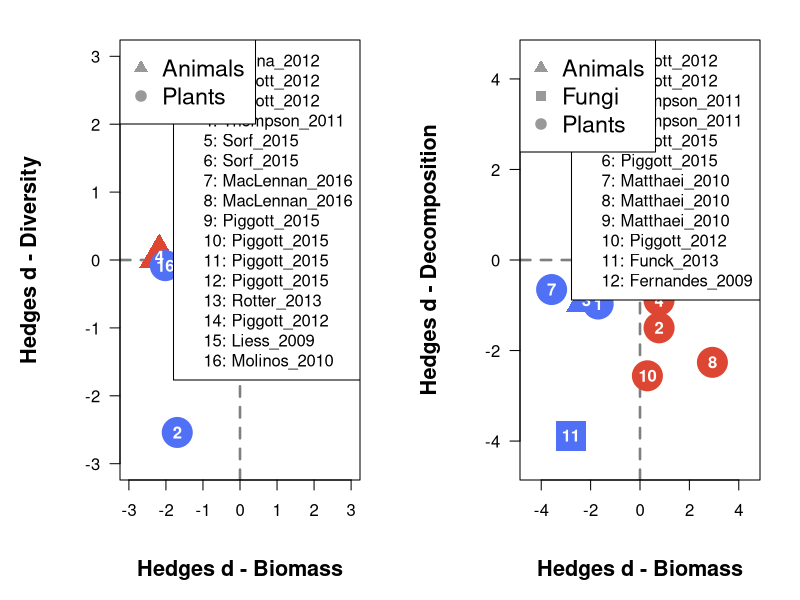
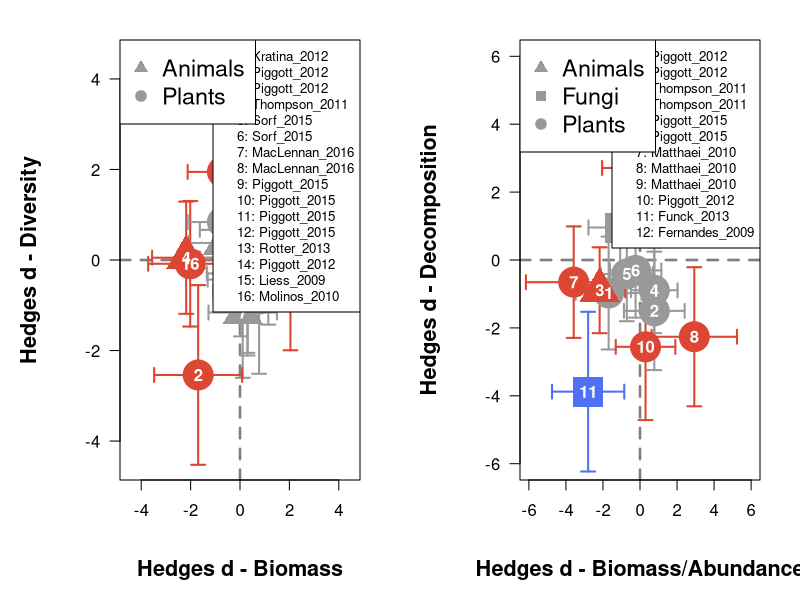

Recreate these plots in R, in order.
## ---- chunk 1
# R version 4.1.3 (June 2022)

rm(list = ls())               # clear the environment 

# Packages
library(tidyverse)            # Organising and manipulating data

# Colours 
j_blue <- rgb(80/255, 112/255, 245/255)
j_red <- rgb(220/255, 70/255, 50/255)
j_yellow <- rgb(225/255, 180/255, 60/255)
j_grey <- rgb(0.6, 0.6, 0.6)
## ---- chunk 2
jackson_2021 <- read.csv("data/jackson_2021_full.csv", 
                     header = TRUE)

jackson_2016 <- read.csv("data/jackson_2016_notemp.csv", 
                     header = TRUE)

length(unique(jackson_2016$Study))
length(unique(jackson_2021$Study))
## ---- chunk 3
# Select the relevant columns and filter to get community level responses 

###### Jackson et al 2021 #######
jackson_2021 <- jackson_2021 %>%
   select(c(Study, ID, Year, FirstAuthor,
            StressorOne, StressorTwo, OrganisationLevel,
            ResponseVariable, Responsefurther, ResponseDefined,
            HedgesdAdditive, VdAdditive)) %>%
   filter(OrganisationLevel == "Community")

###### Jackson et al 2016 #######
# also need to create a unique observation ID column 
jackson_2016 <- jackson_2016 %>%
  mutate(ID = seq.int(nrow(jackson_2016))) %>%
  select(-c(Code, Journal, Location, Organism, Experiment, stressor_pair)) %>%
  filter(Response == "Community")

## ---- chunk 4
# Calculate the confidence interval for hedges g based on standard deviation
# Create variable to classify stressor interactions based on hedges d only
# Create variable to classify stressor interactions based on hedges d + 95% CI

# 95CI: 1.96
# 90CI: 1.645
# 80CI: 1.282

######################## Jackson et al 2021 ###########################
jackson_2021 <- jackson_2021 %>%
  mutate(CI = (1.96*(sqrt(VdAdditive)))) %>%
  mutate(int = ifelse(HedgesdAdditive < 0, 
                      "ant", ifelse(HedgesdAdditive > 0,
                                    "syn", "within"))) %>%
  mutate(INT = ifelse(HedgesdAdditive + CI < 0, 
                      "ANT", ifelse(HedgesdAdditive - CI > 0,
                                    "SYN", "WITHIN"))) %>%
  mutate(study_code = paste(FirstAuthor, Year, sep = "_"))


######################## Jackson et al 2016######################## 
jackson_2016 <- jackson_2016 %>%
  
  ### Add columns to data to calculate hedges d effect sizes
  # standard deviation of null expectation
  mutate(Sd_p = sqrt((((S1_n-1)*(S1_sd)^2)+((S2_n)-1)*(S2_sd)^2)/
                       (S1_n+S2_n-2))) %>%
  # n_p of null expectation
  mutate(n_p = pmin(S1_n,S2_n)) %>%
  # j - weighting factor based on replicates
  mutate(j = (1-(3/(4*(S1_S2_n+(n_p)-2)-1)))) %>%
  # s - pooled standard deviation of predicted and combined responses
  mutate(s = sqrt((((S1_S2_n-1)*(S1_S2_sd)^2) +((n_p)-1)*(Sd_p)^2 )/
                    (S1_S2_n+(n_p)-2))) %>%
  
  ### Calculate hedges d 
  mutate(HedgesdAdditive = ((S1_S2_mean-Additive)/s)*j) %>%
  #Invert the hedges d if null model is negative
  mutate(HedgesdAdditive = ifelse(Additive < 0, -HedgesdAdditive, 
                                  HedgesdAdditive)) %>%
  
  ### Calculate variance around hedges
  mutate(VdAdditive = ((S1_S2_n+(n_p))/(S1_S2_n*(n_p))) + 
           (((HedgesdAdditive)^2)/(2*(S1_S2_n+(n_p))))) %>%
  
  ### Calculate CI, set interaction types, create study code and clean up
  mutate(CI = (1.96*(sqrt(VdAdditive)))) %>%
  mutate(int = ifelse(HedgesdAdditive < 0, 
                      "ant", ifelse(HedgesdAdditive > 0,
                                    "syn", "within"))) %>%
  mutate(INT = ifelse(HedgesdAdditive + CI < 0, 
                      "ANT", ifelse(HedgesdAdditive - CI > 0,
                                    "SYN", "WITHIN"))) %>%
  mutate(study_code = paste(Author, Year, sep = "_")) %>%
  select(-c(S1_mean, S1_sd, S1_n, S2_mean, S2_sd, S2_n, S1_S2_mean, S1_S2_sd,
            S1_S2_n, C_mean, C_sd, C_n, Sd_p, n_p, j, s, Additive, Dominance,
            Predicted.additive.effect.based.on.Thompson.paper...only.relevent.for.population.level.responses,
            Predicted_additive_effect._multiplicative_risk)) %>%
  rename(OrganisationLevel = Response) %>%
  rename(ResponseVariable = Response.1) %>%
  rename(ResponseDefined = Variable) %>%
  rename(FirstAuthor = Author) %>%
  rename(StressorOne = S1) %>%
  rename(StressorTwo = S2) 

# Correct the spelling of decomposition in the 2016 database
jackson_2016$ResponseVariable <- gsub("Decompostion", "Decomposition",
                                      jackson_2016$ResponseVariable)


length(unique(jackson_2016$Study))
length(unique(jackson_2021$Study))

## ---- chunk 5

knitr::kable(table(jackson_2021$Responsefurther), 
             caption = "Jackson et al 2021 (n=158)")
knitr::kable(table(jackson_2016$ResponseVariable), 
             caption = "Jackson et al 2016 (n=102)")
## ---- chunk 6
###### Jackson et al 2021 #######
bio_div <- jackson_2021 %>%
  filter(Responsefurther %in% c("Biomass", "Diversity", "Abundance")) %>%
  mutate(Responsefurther = ifelse(Responsefurther == "Diversity",
                                  "Diversity", "Biomass"))
  
###### Jackson et al 2016 #######
bio_div2 <- jackson_2016 %>%
  filter(ResponseVariable %in% c("Animal biomass/abundance", 
                                  "Diversity Animal",
                                  "Diversity Plant", 
                                  "other biomass/abundance",
                                  "Plant biomass/abundance")) %>%
  mutate(Responsefurther = ifelse(ResponseVariable %in% c("Diversity Animal",
                                                          "Diversity Plant"),
                                  "Diversity", "Biomass"))
## ---- chunk 7
# A function taking pairs of observation IDs 
# The first observation will be X axis and the second will by Y axis
# data is the dataframe where you filter from 
# The output is a single row for that pair 

group.pair <- function(X, Y, data){
   pair <- data %>%
      filter(ID == X | ID == Y) %>%
      pivot_wider(names_from = Responsefurther,
                  values_from = c(Study, ID, Year, FirstAuthor, 
                                  StressorOne, StressorTwo, ResponseVariable,
                                  Responsefurther, ResponseDefined,
                                  HedgesdAdditive, VdAdditive, 
                                  CI, int, INT)) %>%
      mutate(ID_pair = interaction(X, Y))
   return(pair)
}
## ---- chunk 8
###### Jackson et al 2021 #######
## Biomass, Diversity 
Kratina <- group.pair(11, 13, bio_div)
Piggott2012a <- group.pair(32, 34, bio_div)
Piggott2012b <- group.pair(33, 35, bio_div)
Thompson <- group.pair(69, 70, bio_div)
Sorfa <- group.pair(134, 137, bio_div)
Sorfb <- group.pair(132, 136, bio_div)
MacLennana <- group.pair(183, 182, bio_div)
MacLennanab <- group.pair(184, 181, bio_div)
Piggott2015a <- group.pair(214, 218, bio_div)
Piggott2015b <- group.pair(215, 219, bio_div)
Piggott2015c <- group.pair(214, 222, bio_div)
Piggott2015d <- group.pair(215, 223, bio_div)

###### Jackson et al 2016 #######
## Biomass, Diversity 
Rotter <- group.pair(17, 16, bio_div2)
Piggott2012c <- group.pair(118, 113, bio_div2)
Liess <- group.pair(156, 155, bio_div2)
Molinosb <- group.pair(117, 112, bio_div2) 

## ---- chunk 9
# combine into a dataframe
hedges_biodiv <- bind_rows(list(
  Kratina, Piggott2012a, Piggott2012b, Thompson, Sorfa, Sorfb, MacLennana, 
  MacLennanab, Piggott2015a, Piggott2015b, Piggott2015c, Piggott2015d, Rotter, 
  Piggott2012c, Liess, Molinosb))
  
# create a label (from 1 to n) and rename variables
# create variable to identify quadrant the points are in and set color variable
# take CI into account for QUANDRANT and COLOUR variables
hedges_biodiv <- hedges_biodiv %>%
  mutate(label = seq.int(nrow(hedges_biodiv))) %>%
  rename(HedgesdAdditive_X = HedgesdAdditive_Biomass) %>%
  rename(HedgesdAdditive_Y = HedgesdAdditive_Diversity) %>%
  rename(CI_X = CI_Biomass) %>%
  rename(CI_Y = CI_Diversity) %>%
  rename(int_X = int_Biomass) %>%
  rename(int_Y = int_Diversity) %>%
  rename(INT_X = INT_Biomass) %>%
  rename(INT_Y = INT_Diversity) %>%
  mutate(quad = ifelse(int_X == "ant" & int_Y == "ant", "ANTS",
                           ifelse(int_X == "syn" & int_Y == "syn", "SYNS",
                                  ifelse(int_X == "within" & int_Y == "within",
                                         "ADDS", "MISMATCH")))) %>%
  mutate(colour = ifelse(quad == "ADDS", j_grey,
                         ifelse(quad == "ANTS", j_blue,
                                ifelse(quad == "SYNS", j_yellow, j_red)))) %>%
  mutate(QUAD = ifelse(INT_X == "ANT" & INT_Y == "ANT", "ANTS",
                           ifelse(INT_X == "SYN" & INT_Y == "SYN", "SYNS",
                                  ifelse(INT_X == "WITHIN" & INT_Y == "WITHIN",
                                         "ADDS", "MISMATCH")))) %>%
  mutate(COLOUR = ifelse(QUAD == "ADDS", j_grey,
                         ifelse(QUAD == "ANTS", j_blue,
                                ifelse(QUAD == "SYNS", j_yellow, j_red))))

# cleaning environment
rm(Kratina, Piggott2012a, Piggott2012b, Thompson, Sorfa, Sorfb, MacLennana, 
  MacLennanab, Piggott2015a,Piggott2015b, Piggott2015c, Piggott2015d, Rotter,
  Piggott2012c, Liess, Molinosb)

### Set plant, animal and "other" as factors to change point shape 
hedges_biodiv$ResponseVariable_Biomass <- 
  as.factor(hedges_biodiv$ResponseVariable_Biomass)

## ---- chunk 10
bio_dec <- jackson_2021 %>%
  filter(Responsefurther %in% c("Biomass", "Decomposition",
                                 "Abundance")) %>%
  mutate(Responsefurther = ifelse(ResponseVariable == "Decomposition",
                                  "Decomposition", "Biomass"))   
  
bio_dec2 <- jackson_2016 %>%
  filter(ResponseVariable %in% c("Animal biomass/abundance", 
                                 "other biomass/abundance",
                                 "Plant biomass/abundance",
                                 "Decomposition")) %>%
  mutate(Responsefurther = ifelse(ResponseVariable == "Decomposition",
                                  "Decomposition", "Biomass"))    

## ---- chunk 11
###### Jackson et al 2021 #######
Piggott2012c <- group.pair(32, 38, bio_dec)
Piggott2012d <- group.pair(33, 39, bio_dec)
Thompsonb <- group.pair(67, 68, bio_dec)
Piggott2015e <- group.pair(214, 158, bio_dec)
Piggott2015f <- group.pair(215, 159, bio_dec)
Thompsona <- group.pair(69, 68, bio_dec)  

###### Jackson et al 2016 #######
# not enough details for Jackson 2014 (invasion x invasions)
Matthaeia <- group.pair(85, 82, bio_dec2)
Matthaeib <- group.pair(114, 101, bio_dec2)
Matthaeic <- group.pair(115, 100, bio_dec2)
Piggott2012e <- group.pair(118, 102, bio_dec2) 
Funck <- group.pair(64, 61, bio_dec2)
Fernandes <- group.pair(65, 62, bio_dec2)
## ---- chunk 12
hedges_biodecomp <- bind_rows(list(
  Piggott2012c, Piggott2012d, Thompsona, Thompsonb, Piggott2015e, Piggott2015f,
  Matthaeia, Matthaeib, Matthaeic, Piggott2012e, Funck, Fernandes))

hedges_biodecomp <- hedges_biodecomp %>%
  mutate(label = seq.int(nrow(hedges_biodecomp))) %>%
  rename(HedgesdAdditive_X = HedgesdAdditive_Biomass) %>%
  rename(HedgesdAdditive_Y = HedgesdAdditive_Decomposition) %>%
  rename(CI_X = CI_Biomass) %>%
  rename(CI_Y = CI_Decomposition) %>%
  rename(int_X = int_Biomass) %>%
  rename(int_Y = int_Decomposition) %>%
  rename(INT_X = INT_Biomass) %>%
  rename(INT_Y = INT_Decomposition) %>%
  mutate(quad = ifelse(int_X == "ant" & int_Y == "ant", "ANTS",
                           ifelse(int_X == "syn" & int_Y == "syn", "SYNS",
                                  ifelse(int_X == "within" & int_Y == "within",
                                         "ADDS", "MISMATCH")))) %>%
  mutate(colour = ifelse(quad == "ADDS", j_grey,
                         ifelse(quad == "ANTS", j_blue,
                                ifelse(quad == "SYNS", j_yellow, j_red)))) %>%
  mutate(QUAD = ifelse(INT_X == "ANT" & INT_Y == "ANT", "ANTS",
                           ifelse(INT_X == "SYN" & INT_Y == "SYN", "SYNS",
                                  ifelse(INT_X == "WITHIN" & INT_Y == "WITHIN",
                                         "ADDS", "MISMATCH")))) %>%
  mutate(COLOUR = ifelse(QUAD == "ADDS", j_grey,
                         ifelse(QUAD == "ANTS", j_blue,
                                ifelse(QUAD == "SYNS", j_yellow, j_red))))

rm(Piggott2012c, Piggott2012d, Thompsona, Thompsonb, Piggott2015e, Piggott2015f,
   Matthaeia, Matthaeib, Matthaeic, Piggott2012e, Funck, Fernandes)

### Set plant, animal and "other" as factors to change point shape 
hedges_biodecomp$ResponseVariable_Biomass <- 
  as.factor(hedges_biodecomp$ResponseVariable_Biomass)


## ---- chunk 13


par(mfrow = c(1, 2))

##################### Biomass v Diversity  ##################### 

# set data
hedges = hedges_biodiv

### List of points for the next plot
#levels(hedges_biodiv$ResponseVariable_Biomass)
points <- c(17, 19)   # animals, plants

####### Set plot ######### 
par(mar=c(6, 6, 2, 2)) # bottom, left, top, right
plot(1, type="n", xlab="", ylab="", bty="o", las = 1,
     xlim=c(-3, 3), ylim=c(-3, 3))
abline(h = 0, lty = 2, col = rgb(0, 0, 0, 0.5), lwd = 2.5)
abline(v = 0, lty = 2, col = rgb(0, 0, 0, 0.5), lwd = 2.5)

####### Points ####### 
points(hedges$HedgesdAdditive_X, hedges$HedgesdAdditive_Y,
       pch = points[hedges_biodiv$ResponseVariable_Biomass], 
       cex = 4, bg = rgb(0.35, 0.5, 1, 1), 
       col = hedges$colour)

####### Labels ####### 
text(hedges$HedgesdAdditive_X, hedges$HedgesdAdditive_Y,
     labels = hedges$label, col = "white", font = 2, cex = 1)

###### Axes and Legend ###### 
mtext("Hedges d - Biomass", 1, line = 4, cex = 1.3, font = 2)
mtext("Hedges d - Diversity", 2, line = 4, cex = 1.3, font = 2)
legend("topright", legend = paste(hedges$label, hedges$study_code, 
                                  sep = ": "), cex = 1)

legend("topleft", legend=c("Animals", "Plants"), 
       pch = points, cex=1.4, col = rgb(0.6, 0.6, 0.6))  


##################### Biomass v Diversity  ##################### 

# set data
hedges = hedges_biodecomp

### List of points for the next plot
# levels(hedges_biodecomp$ResponseVariable_Biomass)
points <- c(17, 15, 19) # animal, other, plants

####### Set plot ######### 
par(mar=c(6, 6, 2, 2)) # bottom, left, top, right
plot(1, type="n", xlab="", ylab="", bty="o", las = 1,
     xlim=c(-4.5, 4.5), ylim=c(-4.5, 4.5))
abline(h = 0, lty = 2, col = rgb(0, 0, 0, 0.5), lwd = 2.5)
abline(v = 0, lty = 2, col = rgb(0, 0, 0, 0.5), lwd = 2.5)

####### Points ####### 
points(hedges$HedgesdAdditive_X, hedges$HedgesdAdditive_Y,
       pch = points[hedges$ResponseVariable_Biomass], 
       cex = 4, bg = rgb(0.35, 0.5, 1, 1), 
       col = hedges$colour)

####### Labels ####### 
text(hedges$HedgesdAdditive_X, hedges$HedgesdAdditive_Y,
     labels = hedges$label, col = "white", font = 2, cex = 1)

###### Axes and Legend ###### 
mtext("Hedges d - Biomass", 1, line = 4, cex = 1.3, font = 2)
mtext("Hedges d - Decomposition", 2, line = 4, cex = 1.3, font = 2)
legend("topright", legend = paste(hedges$label, hedges$study_code, 
                                  sep = ": "), cex = 1)

legend("topleft", legend=c("Animals", "Fungi", "Plants"), 
       pch = points, cex=1.4, col = rgb(0.6, 0.6, 0.6))  


rm(hedges)
## ---- chunk 14

par(mfrow = c(1, 2))

##################### Biomass v Diversity  ##################### 

# set data
hedges = hedges_biodiv

### List of points for the next plot
#levels(hedges_biodiv$ResponseVariable_Biomass)
points <- c(17, 19)   # animals, plants

####### Set plot ######### 
par(mar=c(6, 6, 2, 2)) # bottom, left, top, right
plot(1, type="n", xlab="", ylab="", bty="o", las = 1,
     xlim=c(-4.5, 4.5), ylim=c(-4.5, 4.5))
abline(h = 0, lty = 2, col = rgb(0, 0, 0, 0.5), lwd = 2.5)
abline(v = 0, lty = 2, col = rgb(0, 0, 0, 0.5), lwd = 2.5)

####### Arrows ####### 
arrows( x0 = hedges$HedgesdAdditive_X, 
        x1 = hedges$HedgesdAdditive_X, 
        y0 = hedges$HedgesdAdditive_Y - hedges$CI_Y, 
        y1 = hedges$HedgesdAdditive_Y + hedges$CI_Y,
        col = hedges$COLOUR, code = 3, length = 0.07, angle = 90, lwd = 2)
arrows( x0 = hedges$HedgesdAdditive_X - hedges$CI_X, 
        x1 = hedges$HedgesdAdditive_X + hedges$CI_X, 
        y0 = hedges$HedgesdAdditive_Y, 
        y1 = hedges$HedgesdAdditive_Y,
        col = hedges$COLOUR, code = 3, length = 0.07, angle = 90, lwd = 2)

####### Points ####### 
points(hedges$HedgesdAdditive_X, hedges$HedgesdAdditive_Y,
       pch = points[hedges_biodiv$ResponseVariable_Biomass], 
       cex = 4, bg = rgb(0.35, 0.5, 1, 1), 
       col = hedges$COLOUR)

####### Labels ####### 
text(hedges$HedgesdAdditive_X, hedges$HedgesdAdditive_Y,
     labels = hedges$label, col = "white", font = 2, cex = 1)

###### Axes and Legend ###### 
mtext("Hedges d - Biomass", 1, line = 4, cex = 1.3, font = 2)
mtext("Hedges d - Diversity", 2, line = 4, cex = 1.3, font = 2)
legend("topright", legend = paste(hedges$label, hedges$study_code, 
                                  sep = ": "), cex = 0.8)

legend("topleft", legend=c("Animals", "Plants"), 
       pch = points, cex=1.4, col = rgb(0.6, 0.6, 0.6))  


##################### Biomass v Diversity  ##################### 

# set data
hedges = hedges_biodecomp

### List of points for the next plot
# levels(hedges_biodecomp$ResponseVariable_Biomass)
points <- c(17, 15, 19) # animal, other, plants

####### Set plot ######### 
par(mar=c(6, 6, 2, 2)) # bottom, left, top, right
plot(1, type="n", xlab="", ylab="", bty="o", las = 1,
     xlim=c(-6, 6), ylim=c(-6, 6))
abline(h = 0, lty = 2, col = rgb(0, 0, 0, 0.5), lwd = 2.5)
abline(v = 0, lty = 2, col = rgb(0, 0, 0, 0.5), lwd = 2.5)

arrows( x0 = hedges$HedgesdAdditive_X, 
        x1 = hedges$HedgesdAdditive_X, 
        y0 = hedges$HedgesdAdditive_Y - hedges$CI_Y, 
        y1 = hedges$HedgesdAdditive_Y + hedges$CI_Y,
        col = hedges$COLOUR, code = 3, length = 0.07, angle = 90, lwd = 2)
arrows( x0 = hedges$HedgesdAdditive_X - hedges$CI_X, 
        x1 = hedges$HedgesdAdditive_X + hedges$CI_X, 
        y0 = hedges$HedgesdAdditive_Y, 
        y1 = hedges$HedgesdAdditive_Y,
        col = hedges$COLOUR, code = 3, length = 0.07, angle = 90, lwd = 2)

####### Points ####### 
points(hedges$HedgesdAdditive_X, hedges$HedgesdAdditive_Y,
       pch = points[hedges$ResponseVariable_Biomass], 
       cex = 4, bg = rgb(0.35, 0.5, 1, 1), 
       col = hedges$COLOUR)

####### Labels ####### 
text(hedges$HedgesdAdditive_X, hedges$HedgesdAdditive_Y,
     labels = hedges$label, col = "white", font = 2, cex = 1)

###### Axes and Legend ###### 
mtext("Hedges d - Biomass/Abundance", 1, line = 4, cex = 1.3, font = 2)
mtext("Hedges d - Decomposition", 2, line = 4, cex = 1.3, font = 2)
legend("topright", legend = paste(hedges$label, hedges$study_code, 
                                  sep = ": "), cex = 0.8)

legend("topleft", legend=c("Animals", "Fungi", "Plants"), 
       pch = points, cex=1.4, col = rgb(0.6, 0.6, 0.6))  


rm(hedges)
## ---- chunk 15

################## Biomass v Diversity ##################
hedges_biodiv_sm <- hedges_biodiv %>%
  select(c(label, study_code, StressorOne_Diversity, 
           StressorTwo_Diversity,
           ResponseDefined_Biomass, ResponseDefined_Diversity, 
           HedgesdAdditive_X, HedgesdAdditive_Y, CI_Y, CI_X, quad)) %>%
  rename(StressorOne = StressorOne_Diversity,
         StressorTwo = StressorTwo_Diversity, 
         BiomassVariable = ResponseDefined_Biomass,
         DiversityVariable = ResponseDefined_Diversity)


################## Biomass v Decomposition ##################
hedges_biodecomp_sm <- hedges_biodecomp %>%
  select(c(label, study_code, StressorOne_Decomposition, 
           StressorTwo_Decomposition,
           ResponseDefined_Biomass, ResponseDefined_Decomposition, 
           HedgesdAdditive_X, HedgesdAdditive_Y, CI_Y, CI_X, quad)) %>%
  rename(StressorOne = StressorOne_Decomposition,
         StressorTwo = StressorTwo_Decomposition, 
         BiomassVariable = ResponseDefined_Biomass,
         DecompositionVariable = ResponseDefined_Decomposition)

#write_csv(hedges_biodiv_sm, "data/output/biomass_diversity.csv")
#write_csv(hedges_biodecomp_sm, "data/output/biomass_decomposition.csv")

rm(hedges_biodecomp_sm, hedges_biodiv_sm)
